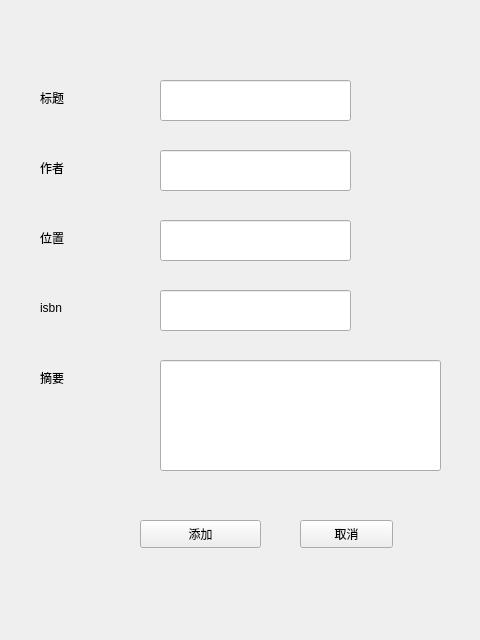
<?xml version="1.0" encoding="UTF-8"?>
<ui version="4.0">
 <class>BookAddDialog</class>
 <widget class="QWidget" name="BookAddDialog">
  <property name="geometry">
   <rect>
    <x>0</x>
    <y>0</y>
    <width>480</width>
    <height>640</height>
   </rect>
  </property>
  <property name="windowTitle">
   <string>Form</string>
  </property>
  <widget class="QLineEdit" name="Title">
   <property name="geometry">
    <rect>
     <x>160</x>
     <y>80</y>
     <width>191</width>
     <height>41</height>
    </rect>
   </property>
  </widget>
  <widget class="QLabel" name="label">
   <property name="geometry">
    <rect>
     <x>40</x>
     <y>90</y>
     <width>72</width>
     <height>15</height>
    </rect>
   </property>
   <property name="text">
    <string>标题</string>
   </property>
  </widget>
  <widget class="QLineEdit" name="Author">
   <property name="geometry">
    <rect>
     <x>160</x>
     <y>150</y>
     <width>191</width>
     <height>41</height>
    </rect>
   </property>
  </widget>
  <widget class="QLabel" name="label_2">
   <property name="geometry">
    <rect>
     <x>40</x>
     <y>160</y>
     <width>72</width>
     <height>15</height>
    </rect>
   </property>
   <property name="text">
    <string>作者</string>
   </property>
  </widget>
  <widget class="QLineEdit" name="Place">
   <property name="geometry">
    <rect>
     <x>160</x>
     <y>220</y>
     <width>191</width>
     <height>41</height>
    </rect>
   </property>
  </widget>
  <widget class="QLabel" name="label_3">
   <property name="geometry">
    <rect>
     <x>40</x>
     <y>230</y>
     <width>72</width>
     <height>15</height>
    </rect>
   </property>
   <property name="text">
    <string>位置</string>
   </property>
  </widget>
  <widget class="QLineEdit" name="Isbn">
   <property name="geometry">
    <rect>
     <x>160</x>
     <y>290</y>
     <width>191</width>
     <height>41</height>
    </rect>
   </property>
  </widget>
  <widget class="QLabel" name="label_4">
   <property name="geometry">
    <rect>
     <x>40</x>
     <y>300</y>
     <width>72</width>
     <height>15</height>
    </rect>
   </property>
   <property name="text">
    <string>isbn</string>
   </property>
  </widget>
  <widget class="QLineEdit" name="Summary">
   <property name="geometry">
    <rect>
     <x>160</x>
     <y>360</y>
     <width>281</width>
     <height>111</height>
    </rect>
   </property>
  </widget>
  <widget class="QLabel" name="label_5">
   <property name="geometry">
    <rect>
     <x>40</x>
     <y>370</y>
     <width>72</width>
     <height>15</height>
    </rect>
   </property>
   <property name="text">
    <string>摘要</string>
   </property>
  </widget>
  <widget class="QPushButton" name="AddButton">
   <property name="geometry">
    <rect>
     <x>140</x>
     <y>520</y>
     <width>121</width>
     <height>28</height>
    </rect>
   </property>
   <property name="text">
    <string>添加</string>
   </property>
  </widget>
  <widget class="QPushButton" name="CancelButton">
   <property name="geometry">
    <rect>
     <x>300</x>
     <y>520</y>
     <width>93</width>
     <height>28</height>
    </rect>
   </property>
   <property name="text">
    <string>取消</string>
   </property>
  </widget>
 </widget>
 <resources/>
 <connections/>
</ui>
